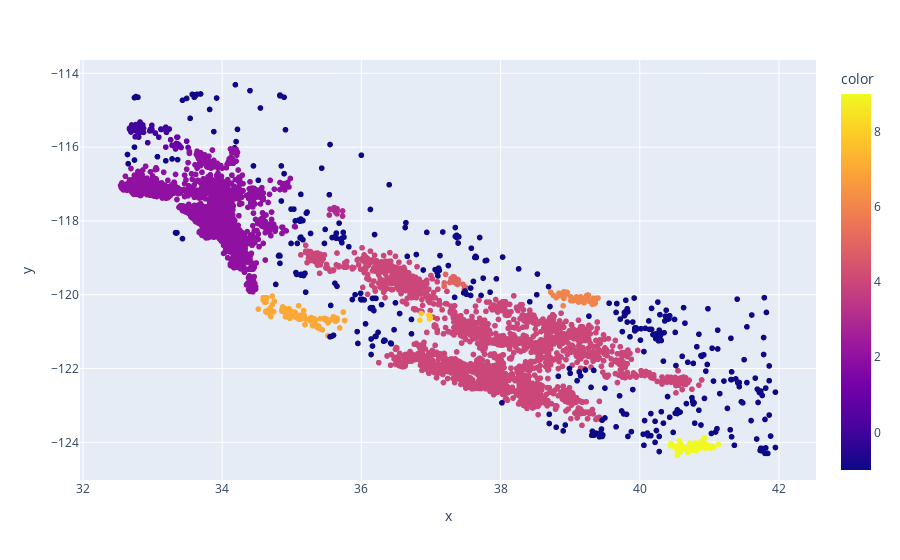

The notebook cell saved with this chart:
### Code cell
px.scatter(x = lat,y = long,color = data['clusters'])

### Figure 1 — Plotly figure (JSON) as saved in the notebook; plotly's stock layout.template omitted (floating-point values rounded to 4 significant figures; data arrays with more than 128 entries replaced by an {"elided": "..."} marker saying what was removed)
{"data": [{"hovertemplate": "x=%{x}<br>y=%{y}<br>color=%{marker.color}<extra></extra>", "legendgroup": "", "marker": {"color": {"elided": "17000 int values"}, "coloraxis": "coloraxis", "symbol": "circle"}, "mode": "markers", "name": "", "showlegend": false, "type": "scattergl", "x": {"elided": "17000 float values"}, "xaxis": "x", "y": {"elided": "17000 float values"}, "yaxis": "y"}], "layout": {"coloraxis": {"colorbar": {"title": {"text": "color"}}, "colorscale": [[0, "#0d0887"], [0.1111, "#46039f"], [0.2222, "#7201a8"], [0.3333, "#9c179e"], [0.4444, "#bd3786"], [0.5556, "#d8576b"], [0.6667, "#ed7953"], [0.7778, "#fb9f3a"], [0.8889, "#fdca26"], [1, "#f0f921"]]}, "legend": {"tracegroupgap": 0}, "margin": {"t": 60}, "xaxis": {"anchor": "y", "domain": [0, 1], "title": {"text": "x"}}, "yaxis": {"anchor": "x", "domain": [0, 1], "title": {"text": "y"}}}}
